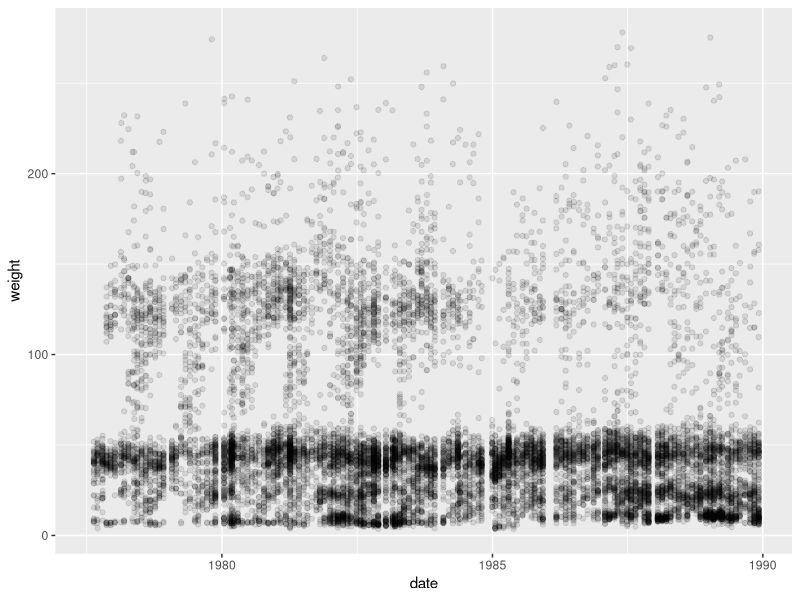
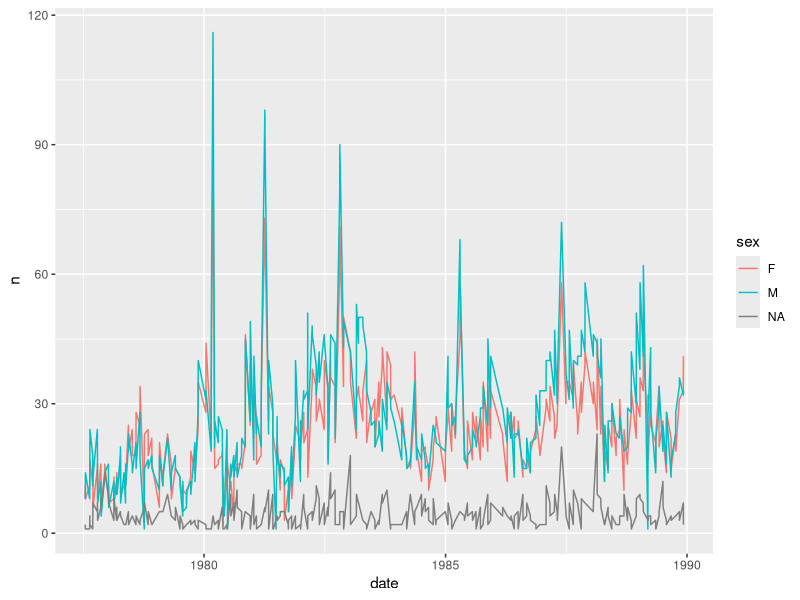

The R source for these figures, in order:
## ---- chunk 1
knitr::opts_chunk$set(dpi = 200, out.height = 600, out.width = 600, R.options = list(max.print = 100))
## ---- chunk 2
library(tidyverse)
## ---- chunk 3
surveys <- read_csv("data/cleaned/surveys_complete_77_89.csv")
## ---- chunk 4
class(surveys)
## ---- chunk 5
select(surveys, plot_id, species_id, hindfoot_length)
## ---- chunk 6
select(surveys, -record_id, -year)
## ---- chunk 7
select(surveys, c(3:5, 10))
## ---- chunk 8
select(surveys, where(is.numeric))
## ---- chunk 9
select(surveys, where(anyNA))
## ---- chunk 10
filter(surveys, year == 1985)
## ---- chunk 11
filter(surveys, species_id %in% c("RM", "DO"))
## ---- chunk 12
filter(surveys, year <= 1988 & !is.na(hindfoot_length))
## ---- chunk 13
surveys_filtered <- filter(surveys, year >= 1980 & year <= 1985)
## ---- chunk 14
surveys_selected <- select(surveys, year, month, species_id, plot_id)
## ---- chunk 15
filter(select(surveys, -day), month >= 7)
## ---- chunk 16
surveys_noday <- select(surveys, -day)
filter(surveys_noday, month >= 7)
## ---- chunk 17
surveys %>% 
  select(-day) %>% 
  filter(month >= 7)
## ---- chunk 18
surveys_sub <- surveys %>% 
  select(-day) %>% 
  filter(month >= 7)
## ---- chunk 19
surveys_1988 <- surveys %>%
  filter(year == 1988) %>%
  select(record_id, month, species_id)
## ---- chunk 20
surveys %>% 
  mutate(weight_kg = weight / 1000)
## ---- chunk 21
surveys %>% 
  mutate(weight_kg = weight / 1000,
         weight_lbs = weight_kg * 2.2)
## ---- chunk 22
surveys %>% 
  mutate(date = paste(year, month, day, sep = "-"))
## ---- chunk 23
surveys %>% 
  mutate(date = paste(year, month, day, sep = "-")) %>% 
  relocate(date, .after = year)
## ---- chunk 24
library(lubridate)

surveys %>% 
  mutate(date = paste(year, month, day, sep = "-"),
         date = ymd(date)) %>% 
  relocate(date, .after = year)

surveys %>% 
  mutate(date = paste(year, month, day, sep = "-"),
         date = as.Date(date)) %>% 
  relocate(date, .after = year)
## ---- chunk 25
# using nested functions
surveys %>% 
  mutate(date = ymd(paste(year, month, day, sep = "-"))) %>% 
  relocate(date, .after = year)

# using a pipe *inside* mutate()
surveys %>% 
  mutate(date = paste(year, month, day, 
                      sep = "-") %>% ymd()) %>% 
  relocate(date, .after = year)
## ---- chunk 26
surveys %>% 
  mutate(date = ymd(paste(year, month, day, sep = "-"))) %>% 
  ggplot(aes(x = date, y = weight)) +
  geom_jitter(alpha = 0.1)
## ---- chunk 27
surveys %>% 
  group_by(sex) %>% 
  summarize(mean_weight = mean(weight, na.rm = T))
## ---- chunk 28
surveys %>% 
  group_by(sex) %>% 
  summarize(mean_weight = mean(weight, na.rm = T),
            n = n())
## ---- chunk 29
surveys %>% 
  group_by(species_id, sex) %>% 
  summarize(mean_weight = mean(weight, na.rm = T),
            n = n())
## ---- chunk 30
surveys %>% 
  filter(!is.na(weight)) %>% 
  group_by(species_id, sex) %>% 
  summarize(mean_weight = mean(weight),
            n = n())
## ---- chunk 31
surveys %>% 
  filter(!is.na(weight)) %>% 
  group_by(species_id, sex) %>% 
  summarize(mean_weight = mean(weight),
            n = n()) %>% 
  arrange(mean_weight)
## ---- chunk 32
surveys %>% 
  filter(!is.na(weight)) %>% 
  group_by(species_id, sex) %>% 
  summarize(mean_weight = mean(weight),
            n = n()) %>% 
  arrange(desc(mean_weight))
## ---- chunk 33
surveys %>% 
  group_by(species_id, sex)
## ---- chunk 34
surveys %>% 
  filter(!is.na(weight)) %>% 
  group_by(species_id, sex) %>% 
  summarize(mean_weight = mean(weight),
            n = n()) %>% 
  arrange(desc(mean_weight)) %>% 
  ungroup()
## ---- chunk 35
surveys %>% 
  filter(!is.na(weight)) %>% 
  group_by(species_id, sex) %>% 
  mutate(mean_weight = mean(weight),
            weight_diff = weight - mean_weight)
## ---- chunk 36
surveys %>% 
  filter(!is.na(weight)) %>% 
  group_by(species_id, sex) %>% 
  mutate(mean_weight = mean(weight),
            weight_diff = weight - mean_weight) %>% 
  select(species_id, sex, contains("weight"))
## ---- chunk 37

surveys_daily_counts <- surveys %>% 
  mutate(date = ymd(paste(year, month, day, sep = "-"))) %>% 
  group_by(date, sex) %>% 
  summarize(n = n())

# shorter approach using count()
surveys_daily_counts <- surveys %>% 
  mutate(date = ymd(paste(year, month, day, sep = "-"))) %>% 
  count(date, sex)
## ---- chunk 38
surveys_daily_counts %>% 
  ggplot(aes(x = date, y = n, color = sex)) +
  geom_line()
## ---- chunk 39
sp_by_plot <- surveys %>% 
  filter(!is.na(weight)) %>% 
  group_by(species_id, plot_id) %>% 
  summarise(mean_weight = mean(weight)) %>% 
  arrange(species_id, plot_id)

sp_by_plot
## ---- chunk 40
sp_by_plot_wide <- sp_by_plot %>% 
  pivot_wider(names_from = plot_id, 
              values_from = mean_weight)

sp_by_plot_wide
## ---- chunk 41
sp_by_plot %>% 
  filter(species_id == "BA" & plot_id == 1)
## ---- chunk 42
sp_by_plot_wide %>% 
  pivot_longer(cols = -species_id, names_to = "PLOT", values_to = "MEAN_WT")
## ---- chunk 43
sp_by_plot_wide %>% 
  pivot_longer(cols = -species_id, names_to = "PLOT", values_to = "MEAN_WT") %>% 
  filter(!is.na(MEAN_WT))
## ---- chunk 44
sp_by_plot %>% 
  pivot_wider(names_from = plot_id, values_from = mean_weight,
              names_prefix = "plot_")
## ---- chunk 45
surveys_sp <- sp_by_plot %>% 
  pivot_wider(names_from = plot_id, values_from = mean_weight,
              names_prefix = "plot_")

surveys_sp
## ---- chunk 46
write_csv(surveys_sp, "data/cleaned/surveys_meanweight_species_plot.csv")
